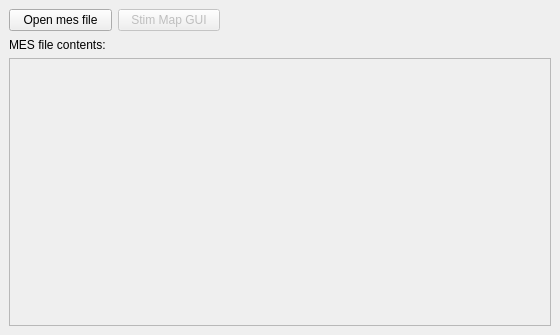
<?xml version="1.0" encoding="UTF-8"?>
<ui version="4.0">
 <class>DockWidget</class>
 <widget class="QDockWidget" name="DockWidget">
  <property name="geometry">
   <rect>
    <x>0</x>
    <y>0</y>
    <width>560</width>
    <height>335</height>
   </rect>
  </property>
  <property name="floating">
   <bool>true</bool>
  </property>
  <property name="features">
   <set>QDockWidget::AllDockWidgetFeatures</set>
  </property>
  <property name="windowTitle">
   <string>Mesfile I/O</string>
  </property>
  <widget class="QWidget" name="dockWidgetContents">
   <layout class="QGridLayout" name="gridLayout">
    <item row="2" column="0" colspan="4">
     <widget class="QListWidget" name="listwMesfile">
      <property name="enabled">
       <bool>false</bool>
      </property>
     </widget>
    </item>
    <item row="1" column="0" colspan="2">
     <widget class="QLabel" name="mesfile_label">
      <property name="text">
       <string>MES file contents:</string>
      </property>
     </widget>
    </item>
    <item row="0" column="0">
     <widget class="QPushButton" name="btnOpenMesFile">
      <property name="text">
       <string>Open mes file</string>
      </property>
     </widget>
    </item>
    <item row="0" column="1">
     <widget class="QPushButton" name="btnStimMapGUI">
      <property name="enabled">
       <bool>false</bool>
      </property>
      <property name="text">
       <string>Stim Map GUI</string>
      </property>
     </widget>
    </item>
    <item row="0" column="2" colspan="2">
     <spacer name="horizontalSpacer_13">
      <property name="orientation">
       <enum>Qt::Horizontal</enum>
      </property>
      <property name="sizeHint" stdset="0">
       <size>
        <width>325</width>
        <height>23</height>
       </size>
      </property>
     </spacer>
    </item>
   </layout>
  </widget>
 </widget>
 <resources/>
 <connections/>
</ui>
